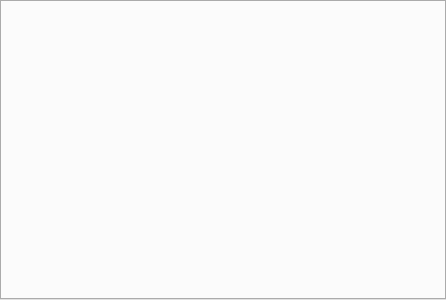
<?xml version="1.0" encoding="UTF-8"?>
<ui version="4.0">
 <class>PlaylistTabsWidget</class>
 <widget class="QWidget" name="PlaylistTabsWidget">
  <property name="geometry">
   <rect>
    <x>0</x>
    <y>0</y>
    <width>446</width>
    <height>300</height>
   </rect>
  </property>
  <property name="windowTitle">
   <string>Form</string>
  </property>
  <layout class="QHBoxLayout" name="horizontalLayout">
   <property name="leftMargin">
    <number>0</number>
   </property>
   <property name="topMargin">
    <number>0</number>
   </property>
   <property name="rightMargin">
    <number>0</number>
   </property>
   <property name="bottomMargin">
    <number>0</number>
   </property>
   <item>
    <widget class="QTabWidget" name="playlistTabs">
     <property name="currentIndex">
      <number>-1</number>
     </property>
     <property name="tabsClosable">
      <bool>true</bool>
     </property>
     <property name="movable">
      <bool>true</bool>
     </property>
    </widget>
   </item>
  </layout>
 </widget>
 <resources/>
 <connections/>
</ui>
